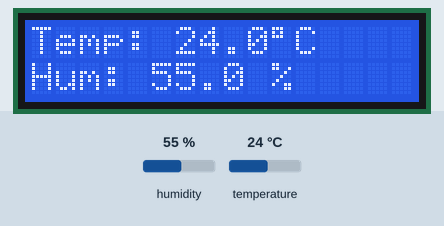
Recording of a sketch running on a simulated Arduino Uno, built with avr-gcc and run on an emulated ATmega328P. On the bench: 16×2 character LCD. The inputs (shaded band) are chosen by the test bench; at power-on: humidity 55 %, temperature 24 °C. What the sketch prints to the serial monitor is not drawn.

Above: at 3.2 s.
3.3 s: humidity set to 22 %
At 4.7 s:
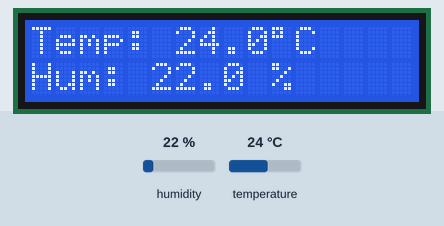
6.0 s: temperature set to 12 °C
At 7.4 s:
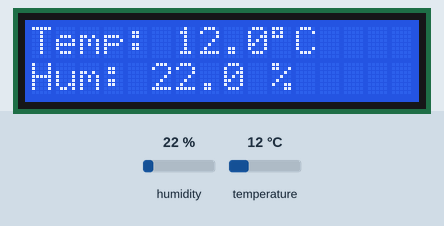
8.7 s: humidity set to 40 %
At 11.4 s:
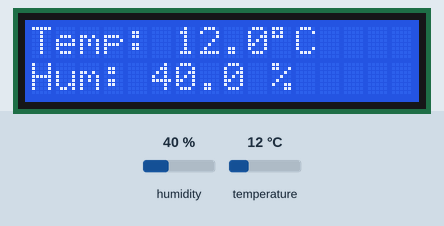
11.7 s: temperature set to 19 °C
At 13.2 s:
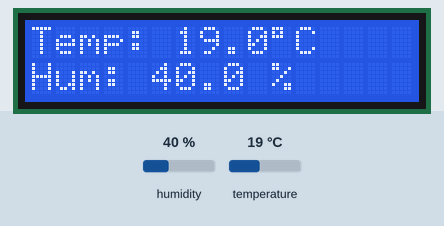
Timing chart, 0 to 14.7 s (numbered marks = the images above; inputs shaded):
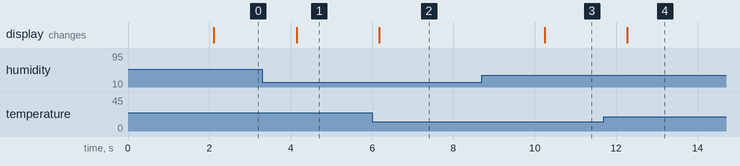

Measured:
- after the input at 3.3 s, the display: changes after 0.84 s (image 1)
- after the input at 6.0 s, the display: changes after 0.18 s (image 2)
- after the input at 8.7 s, the display: changes after 1.5 s (image 3)
- after the input at 11.7 s, the display: changes after 0.57 s (image 4)

The sketch:

code.ino
```cpp
// dht22 on lcd

#include <Wire.h>
#include <LiquidCrystal_I2C.h>
#include "DHT.h"

#define DHTPIN 2
#define DHTTYPE DHT22

DHT dht(DHTPIN, DHTTYPE);
LiquidCrystal_I2C lcd(0x27, 16, 2);  // If not working, try 0x3F

void setup() {
  Serial.begin(9600);
  dht.begin();
  lcd.init();
  lcd.backlight();
  lcd.setCursor(0,0);
  lcd.print("DHT22 Sensor");
  delay(2000);
  lcd.clear();
}

void loop() {
  float humidity = dht.readHumidity();
  float temperature = dht.readTemperature();

  if (isnan(humidity) || isnan(temperature)) {
    lcd.clear();
    lcd.setCursor(0,0);
    lcd.print("Sensor Error");
    Serial.println("Failed to read from DHT22 sensor!");
    delay(2000);
    return;
  }

  Serial.print("Humidity: ");
  Serial.print(humidity);
  Serial.print(" %  ");
  Serial.print("Temp: ");
  Serial.print(temperature);
  Serial.println(" *C");

  lcd.clear();
  lcd.setCursor(0,0);
  lcd.print("Temp: ");
  lcd.print(temperature, 1); // 1 decimal place
  lcd.print((char)223);      // ° symbol
  lcd.print("C");

  lcd.setCursor(0,1);
  lcd.print("Hum: ");
  lcd.print(humidity, 1);
  lcd.print(" %");

  delay(2000);
}
```
